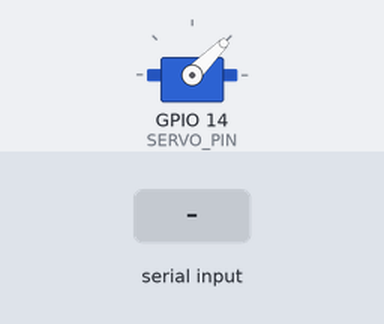
Simulated run of this sketch. Board: ESP32. Parts: servo. Inputs (shaded band) come from the test bench. Nothing arrives over Bluetooth unless stated; what the sketch prints to the serial monitor is not drawn.

Above: at 3.2 s.
3.3 s: "90,45\n" received over Serial
At 6.0 s:
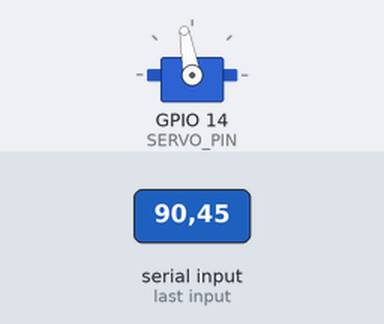
6.3 s: "30,150\n" received over the second serial link
At 8.8 s:
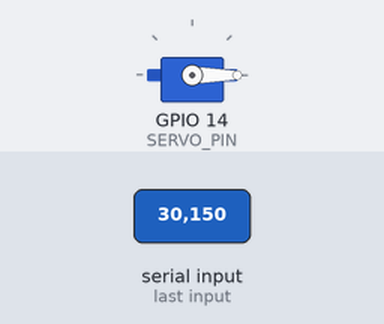
9.3 s: "90,45\n" received over the second serial link
At 9.7 s:
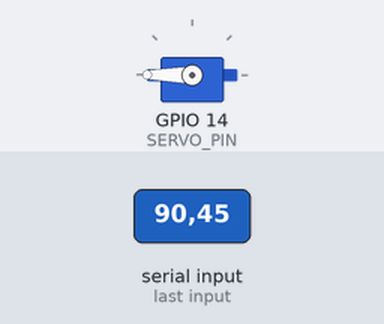
12.3 s: "90\n" received over the second serial link
At 13.4 s:
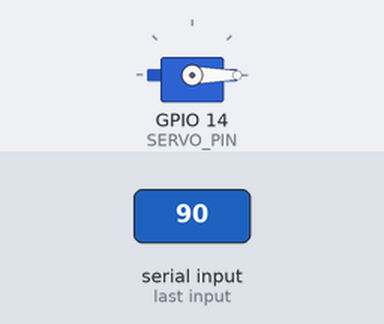
14.3 s: "200\n" received over Serial
At 14.7 s:
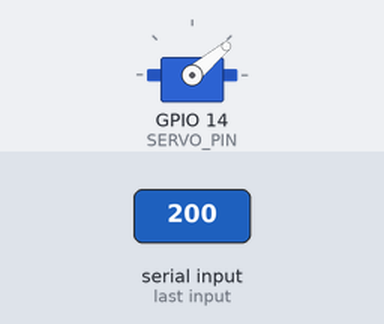
Timing chart, 0 to 17.3 s (numbered marks = the images above; inputs shaded):
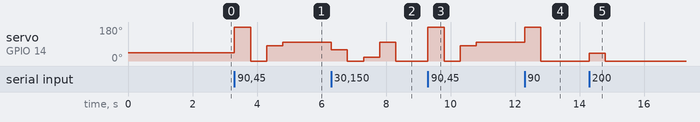

Measured:
- after the input at 3.3 s, servo on GPIO 14 (SERVO_PIN): 45° → 180° at once, → 0° 0.50 s later, → 80° 0.50 s later, → 100° 0.50 s later
- after the input at 6.3 s, servo on GPIO 14 (SERVO_PIN): 100° → 60° at once, → 0° 0.50 s later, → 20° 0.50 s later, → 100° 0.50 s later, … (5 changes in this stretch)
- after the input at 9.3 s, servo on GPIO 14 (SERVO_PIN): 0° → 180° at once, → 0° 0.50 s later, → 80° 0.50 s later, → 100° 0.50 s later
- after the input at 12.3 s, servo on GPIO 14 (SERVO_PIN): 100° → 180° at once, → 0° 0.50 s later
- after the input at 14.3 s, servo on GPIO 14 (SERVO_PIN): 0° → 40° at once, → 0° 0.50 s later

The sketch:

servo_test.ino
```cpp
#include <ESP32Servo.h>
#include <BluetoothSerial.h>

BluetoothSerial SerialBT;
Servo testServo;

const int SERVO_PIN = 14;
int currentPos = 45;

void setup() {
  Serial.begin(115200);
  delay(1000);

  // Attach servo to pin 14
  testServo.attach(SERVO_PIN);

  // Start at 45 degrees
  testServo.write(45);
  currentPos = 45;
  delay(1000);

  // Start Bluetooth
  SerialBT.begin("ESP32_SERVO_TEST");

  Serial.println("========================================");
  Serial.println("SERVO TEST - PIN 14");
  Serial.println("========================================");
  Serial.println("COMMANDS:");
  Serial.println("  F = Move to 45°");
  Serial.println("  B = Move to 180°");
  Serial.println("  0-9 = Custom angles (0°=0, 9=180°)");
  Serial.println("========================================");
  Serial.print("Current Position: ");
  Serial.println(currentPos);
}

void loop() {
  // Listen from Bluetooth
  if (SerialBT.available()) {
    char cmd = SerialBT.read();
    processServoCommand(cmd);
  }

  // Listen from Serial
  if (Serial.available()) {
    char cmd = Serial.read();
    processServoCommand(cmd);
  }
}

void processServoCommand(char cmd) {
  cmd = toupper(cmd);

  if (cmd == 'F') {
    // Move to 45°
    testServo.write(45);
    currentPos = 45;
    Serial.println("SERVO → 45°");
    SerialBT.println("SERVO 45");
    delay(500);
  }
  else if (cmd == 'B') {
    // Move to 180°
    testServo.write(180);
    currentPos = 180;
    Serial.println("SERVO → 180°");
    SerialBT.println("SERVO 180");
    delay(500);
  }
  else if (cmd >= '0' && cmd <= '9') {
    // Custom angle: 0-9 maps to 0-180 degrees
    int angle = (cmd - '0') * 20;  // 0*20=0°, 9*20=180°
    testServo.write(angle);
    currentPos = angle;
    Serial.print("SERVO → ");
    Serial.print(angle);
    Serial.println("°");
    delay(500);
  }
}
```
